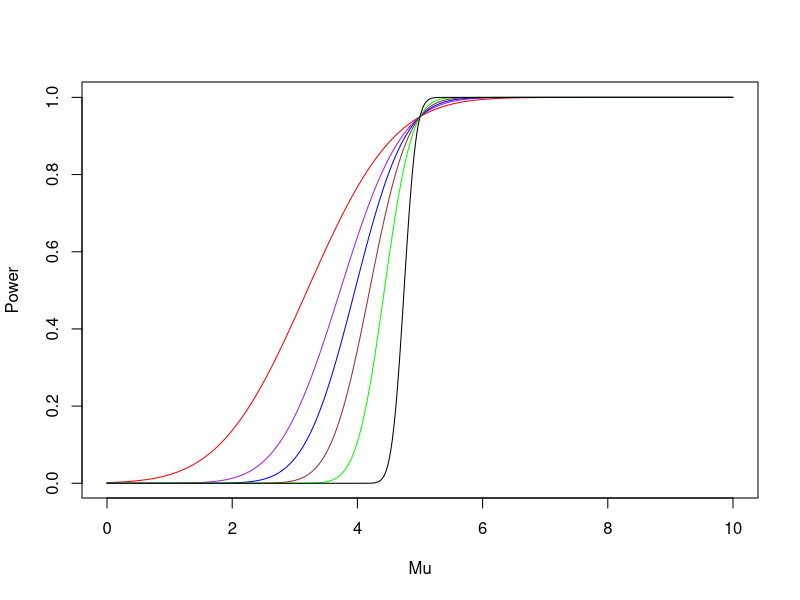
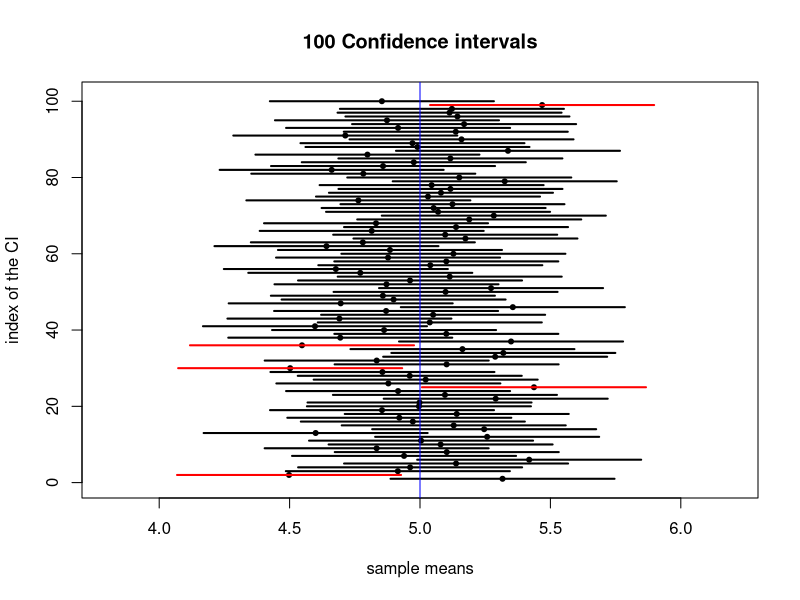

Write the R code that produced these figures, in order.
## ---- chunk 1
power_1 <- function(n, x){
  sigma = sqrt(1.2)
  mu_0 <- 5
  alpha <- 0.05
  zalpha <- qnorm(p=alpha, lower.tail=TRUE)
  return (1 - pnorm(zalpha + sqrt(n)*(mu_0 - x)*(1/sigma)))
}
## ---- chunk 2
x <-seq(from = 0, to = 10, length.out = 10000)
plot(x, power_1(1,x), type="l", col="red", xlab="Mu", ylab="Power")
lines(x, power_1(2,x), col="purple")
lines(x, power_1(3,x), col="blue")
lines(x, power_1(5,x), col="brown")
lines(x, power_1(10,x), col="green")
lines(x, power_1(50,x), col="black")
## ---- chunk 3

## ---- chunk 4

## ---- chunk 5
library(dplyr)
## ---- chunk 6

## ---- chunk 7

## ---- chunk 8
ci_95_norm <- function(n){
  samp <- rnorm(n, mean = 3, sd = 1.2)
  return(conf_inf(samp))
}



# set.seed(2020)
# B <- 10000
# n <- 50
# CI_95_exp <- replicate(B,
#                            {samp <- rexp(n, rate = 2)
#                            mean_inside_CI(samp, pop_mu =______ , pop_sig = _____)
#                            })
# mean( _____ ) #calculate mean CI_95_exp to get empirical expected values
## ---- chunk 9

## ---- chunk 10

## ---- chunk 11
CI_95 <- function(samp, sig){
  z <- qnorm(0.025, lower.tail = FALSE)
  upper <- mean(samp) + z*sig/sqrt(length(samp))
  lower <- mean(samp) - z*sig/sqrt(length(samp))
  return(c(lower, upper))
}
## ---- chunk 12
plot_CI_95 <- function(seed){
  B <- 100
  n <- 30
  mu <- 5
  sig <- 1.2
  set.seed(seed)
  #extract upper bound of CI's
  x_1 <- replicate(B,
                         {samp <- rnorm(n, mean = mu, sd = sig )
                         max(CI_95(samp, sig))
                         }
                         )
  #extract lower bound of CI's
  set.seed(seed)
  x_0 <- replicate(B,
                         {samp <- rnorm(n, mean = mu, sd = sig )
                         min(CI_95(samp, sig))
                         }
                         )
  set.seed(seed)
  means <- replicate(B, mean(rnorm(n, mean = mu, sd = sig)))
 
  plot(means, 1:B, 
       pch = 20,
      xlim = c(mu - sig, mu + sig), 
      ylim = c(0,B+1),
      xlab = "sample means",
      ylab = "index of the CI",
      main = paste(B, "Confidence intervals"))
  for (i in 1:B){
  if(between(mu, x_0[i], x_1[i])){
  segments(x_0[i], i, x_1[i], i, lwd = 2) #plot CI's that contain the mean in black
    }
  else
    {
    segments(x_0[i], i, x_1[i], i, col = "red", lwd = 2) #plot CI's that don't contain the mean in red
    }
    }
abline(v=mu, col = "blue") #plot a vertical line at the population mean
}

plot_CI_95(402)
## ---- chunk 13
# seeds <- c(_________) #choose six different seed values
# par(mfrow = c(1,2))
# for (i in seeds){
#   plot_CI_95(____)
# }
## ---- chunk 14

## ---- chunk 15

## ---- chunk 16
alpha <- 3
beta <- 5
sig <- sqrt(1.6)

x_fixed <- round(seq(3, 8, length.out = 15), 2)
Y <- function(alpha, beta, sig){}

#Random Samples for Simple Linear Regression.

#Assume the true regression line is y = 2+3x

## ---- chunk 17
# a_hat <- function(){}
# 
# b_hat <- function(){}
# 
# v_hat <- function(){}
# 
Y_hat <- function(samp, x){
  return(alpha_hat(samp) + beta_hat(samp)*x)
}
## ---- chunk 18

## ---- chunk 19

